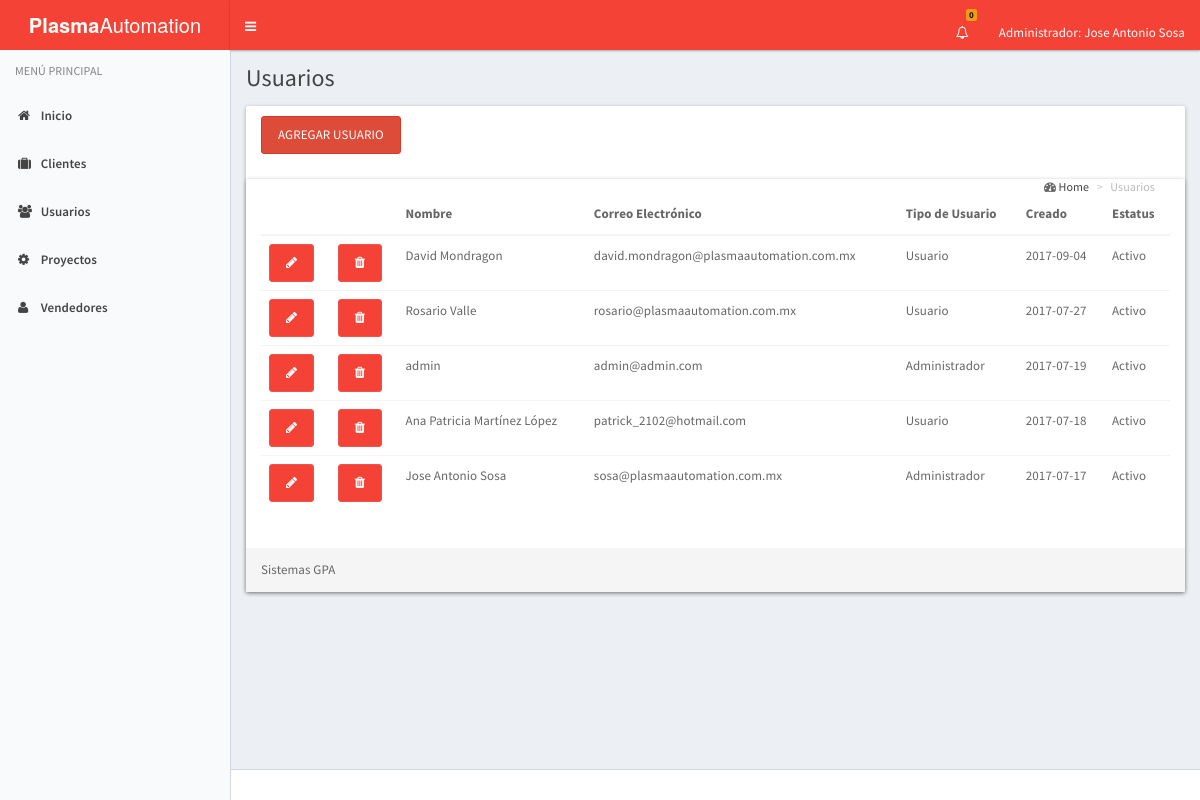
The app's page /index_usuarios.php (signed in) with its own data.
### tables this page shows
CREATE TABLE IF NOT EXISTS `usuario` (
  `id_empleado` int(11) NOT NULL,
  `nombre` varchar(50) DEFAULT NULL,
  `password` varchar(200) DEFAULT NULL,
  `email` varchar(45) DEFAULT NULL,
  `tipo_usuario` varchar(15) NOT NULL DEFAULT 'ADMIN',
  `fecha_creacion` date DEFAULT NULL,
  `fecha_modificacion` date DEFAULT NULL,
  `activo` tinyint(1) DEFAULT NULL
);

### index_usuarios.php (the view, shortened to what this page needs)
<!DOCTYPE html>
<html lang="es">
  <head>
    <link rel="stylesheet" href="assets/bootstrap/css/bootstrap.css">
    <link rel="stylesheet" href="assets/css/font-awesome.min.css">
    <link rel="stylesheet" href="assets/css/ionicons.min.css">
    <link rel="stylesheet" href="assets/dist/css/AdminLTE.css">
    <link rel="stylesheet" href="assets/dist/css/skins/_all-skins.css">
    <link rel="stylesheet" href="assets/plugins/select2/select2.min.css">
    <link href="assets/plugins/pnotify/css/pnotify.custom.min.css" rel="stylesheet">
  </head>
  <body class="hold-transition skin-blue-light sidebar-mini">
    <div class="wrapper">
      <?php
        include('header.php');
      ?>
      <?php
        include('menu.php');
      ?>
      <div class="content-wrapper" id="content">
        <section class="content-header">
          <h1>
            Usuarios
          </h1>
        </section>
        <section class="content">
      <div class="col-lg-12">
         <div class="row">
          <div class="panel">
            <div class="panel-heading">
            <button class="btn btn-danger" data-toggle="modal" data-target="#miventana">Agregar usuario</button>
              <section class="content-header">
                <ol class="breadcrumb">
                   <i class="fa fa-dashboard"></i>
                    <li><a href="">Home</a></li>
                    <li class="active">Usuarios
                   </li>
                </ol>
              </section>
            </div>
            <div class="panel panel-info">
              <div class="panel-body">
              <table class="table">
                <thead>
                  <tr>
                    <th></th>
                    <th></th>
                    <th>Nombre</th>
                    <th>Correo Electrónico</th>
                    <th>Tipo de Usuario</th>
                    <th>Creado</th>
                    <th>Estatus</th>
                  </tr>
                </thead>
                <tbody>
                <?php
                  $host = 'localhost';
                  $user = 'root';
                  $password = '123';
                  $conexion = @mysql_connect($host, $user, $password);
                  $sql = "SELECT * FROM usuario order by fecha_creacion DESC";
                  $resultado = mysql_query($sql, $conexion);
                  while ($usuario = mysql_fetch_assoc($resultado)) {
                    echo "<tr>";
                    echo "<td><a href='usuarios.php?editar_usuario_id=".$usuario['id_empleado']."' class='btn btn-rounded btn-primary editar-usuario'><i class='fa fa-pencil'></i></a></td>";
                    echo "<td><a href='usuarios.php?eliminar_usuario_id=".$usuario['id_empleado']."' class='btn btn-primary eliminar-usuario'><i class='fa fa-trash eliminar-usuario'></i></a></td>";
                    echo "<td>".$usuario['nombre']."</td>";
                    echo "<td>".$usuario['email']."</td>";
                    echo "<td>".($usuario['tipo_usuario']=='ADMIN'?'Administrador':'Usuario')."</td>";
                    echo "<td>".$usuario['fecha_creacion']."</td>";
                    echo "<td>".($usuario['activo']==1?'Activo':'Inactivo')."</td>";
                    echo "</tr>";
                  }
                ?>
                </tbody>
              </table>
              </div>
              <div class="panel-footer">Sistemas GPA</div>
              </div>
            </div>
          </div>
        </div>
      </div>
  </div>
      <footer class="main-footer">
      </footer>
  </body>
</html>

### records on screen
usuario: nombre "David Mondragon", email "david.mondragon@plasmaautomation.com.mx", tipo_usuario "Usuario", fecha_creacion "2017-09-04", activo "Activo"
usuario: nombre "Rosario Valle", email "rosario@plasmaautomation.com.mx", tipo_usuario "Usuario", fecha_creacion "2017-07-27", activo "Activo"
usuario: nombre "admin", email "admin@admin.com", tipo_usuario "Administrador", fecha_creacion "2017-07-19", activo "Activo"
usuario: nombre "Ana Patricia Martínez López", email "patrick_2102@hotmail.com", tipo_usuario "Usuario", fecha_creacion "2017-07-18", activo "Activo"
usuario: nombre "Jose Antonio Sosa", email "sosa@plasmaautomation.com.mx", tipo_usuario "Administrador", fecha_creacion "2017-07-17", activo "Activo"

### other values on screen
$contador['suma'] "0"
$_SESSION['usuario']['nombre'] "Jose Antonio Sosa"
